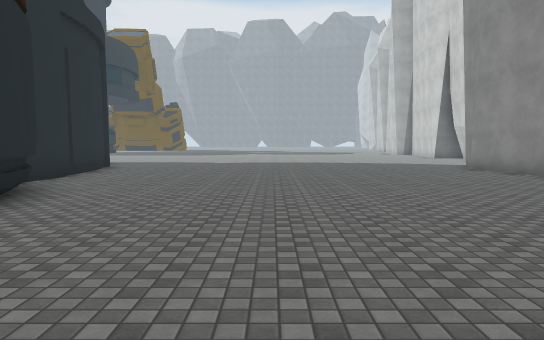
[1] (above)

24 first-person views from a walk through a 3-D level made in the Unity game engine. The camera is 1.5 m above the floor, tilts 4° down and sees 70° across. The floor is counted in squares, 2 m on a side. Each view is taken from the middle of a square. On the plan, view 1 faces up. The plan holds only what a view shows up to about 12 squares ahead; the rest is blank. The place goes on beyond the plan. The player is left out. Some surface patterns are stand-ins.

[2]
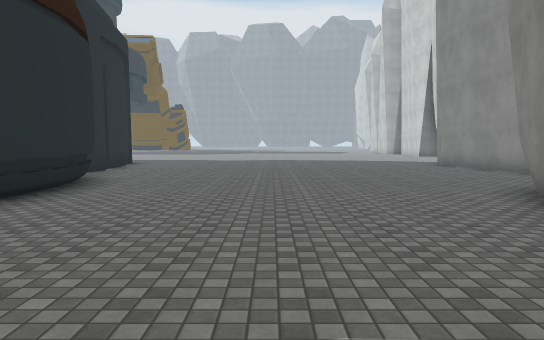

[3]
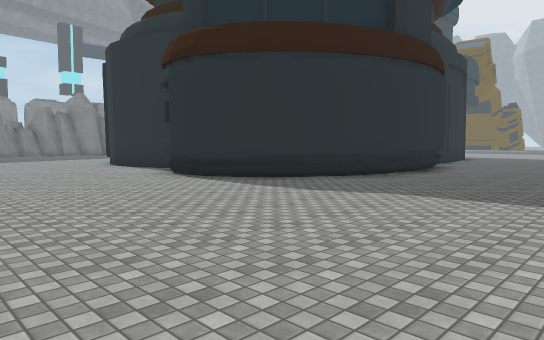

[4]
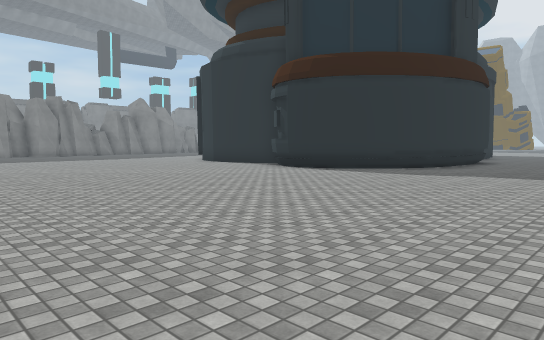

[5]
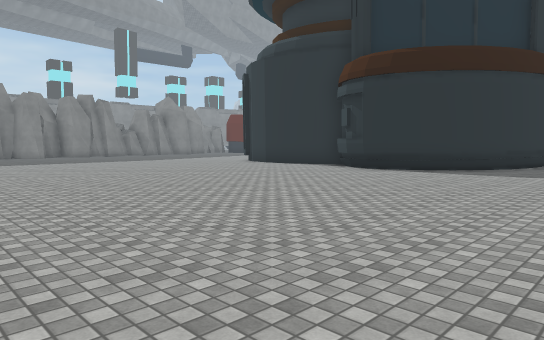

[6]
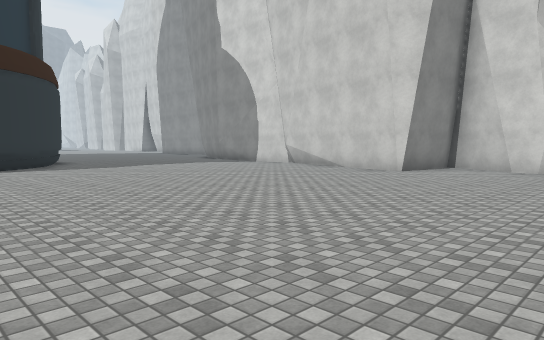

[7]
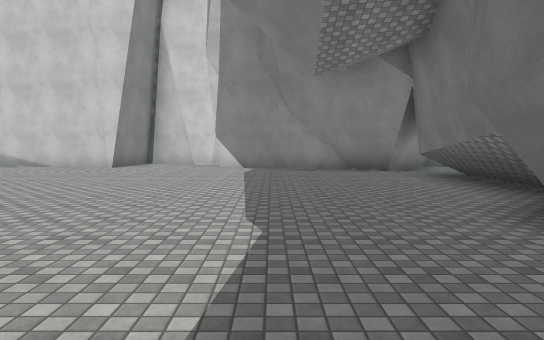

[8]
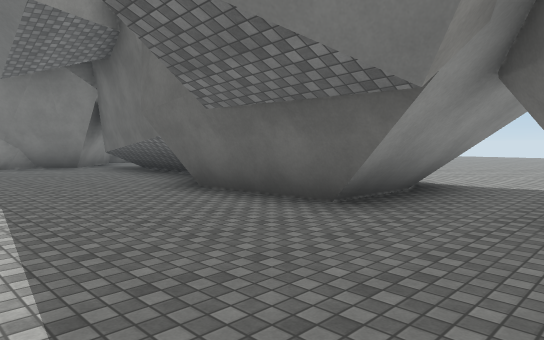

[9]
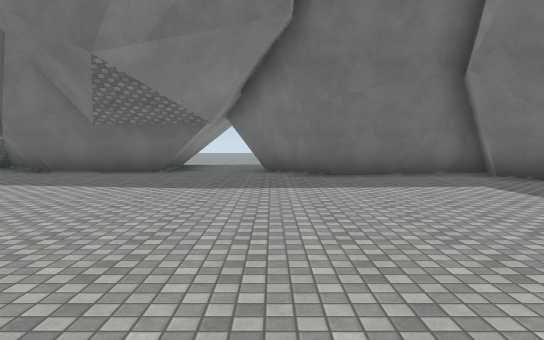

[10]
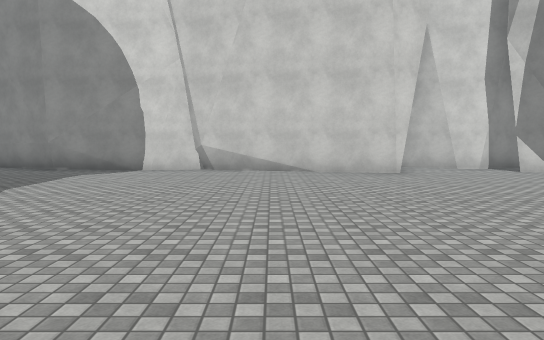

[11]
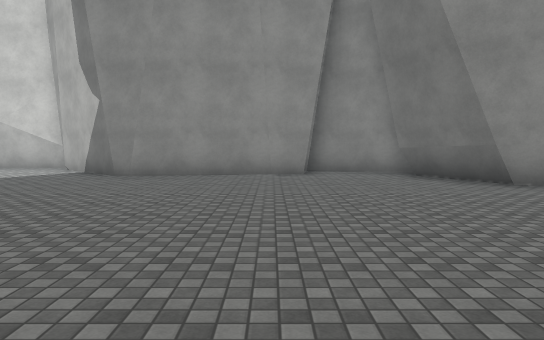

[12]
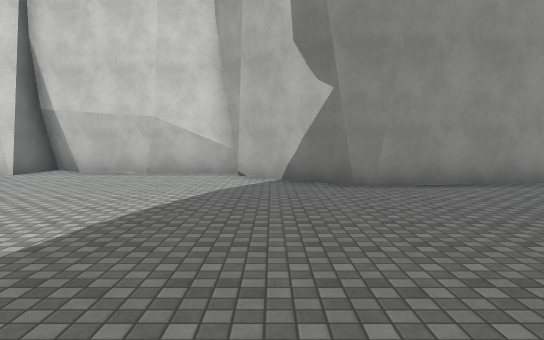

[13]
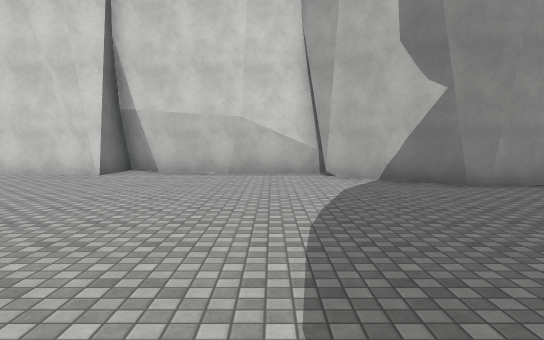

[14]
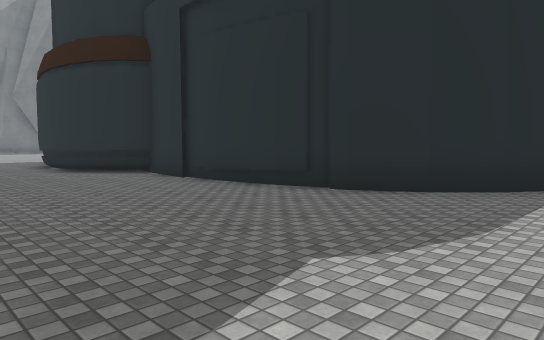

[15]
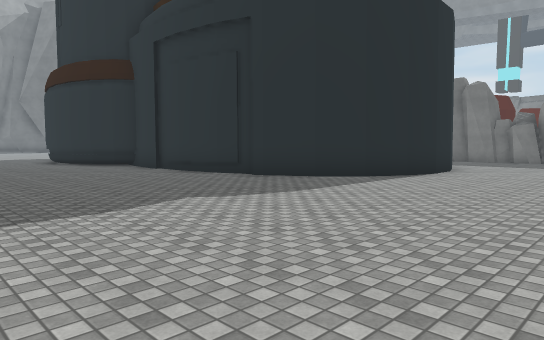

[16]
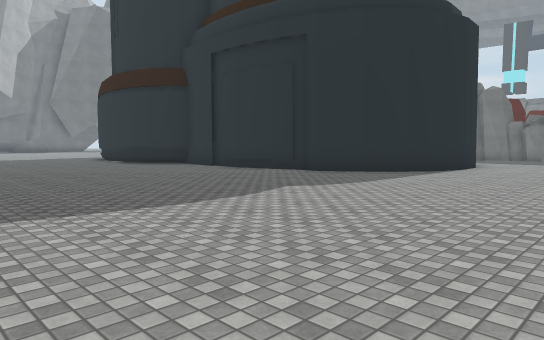

[17]
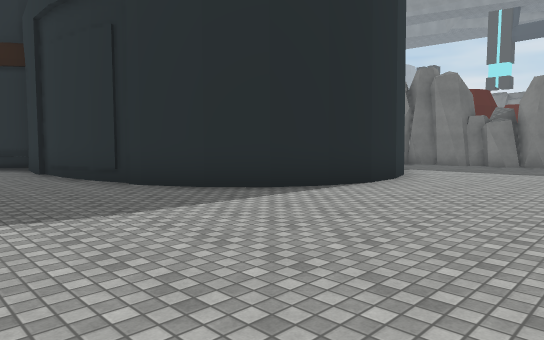

[18]
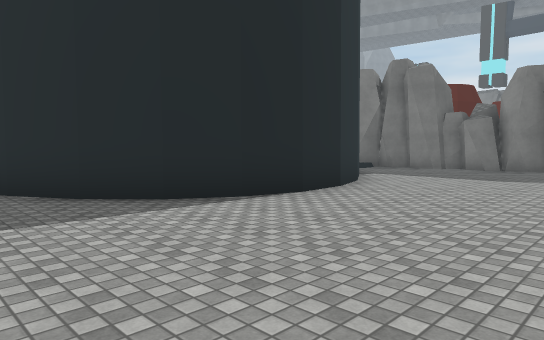

[19]
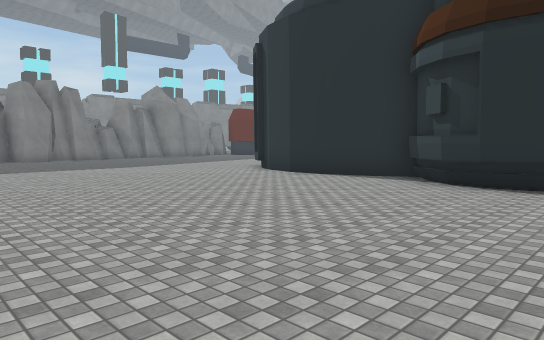

[20]
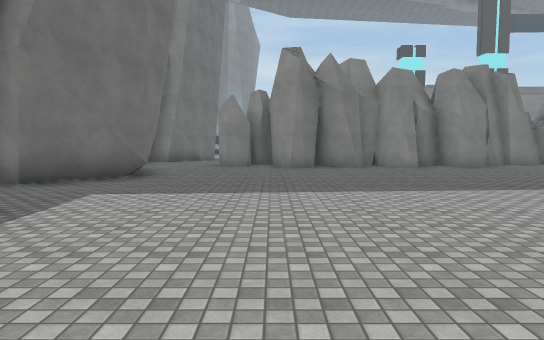

[21]
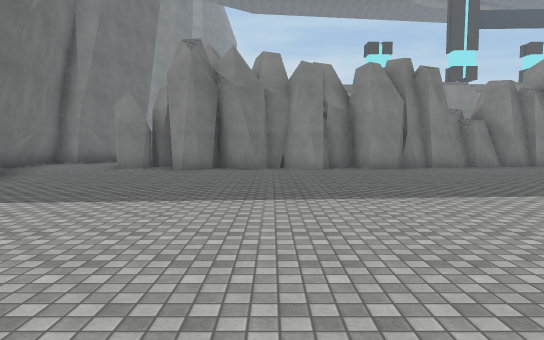

[22]
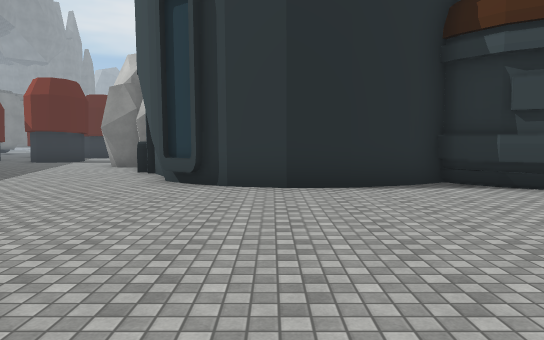

[23]
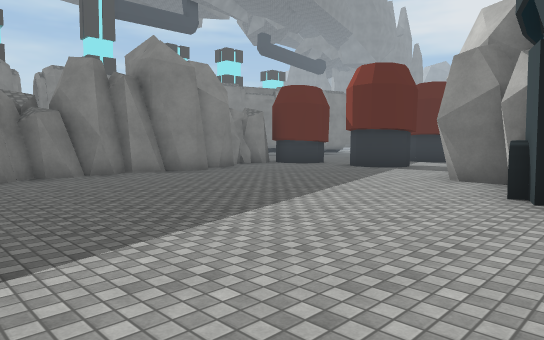

[24]
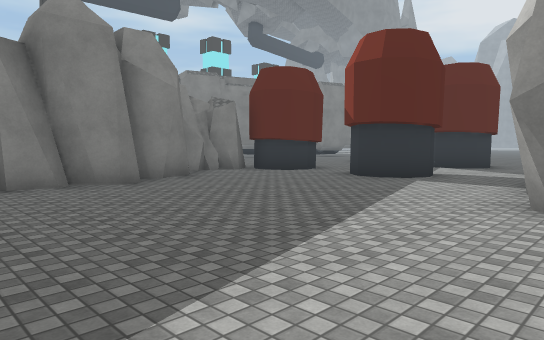

### Floor plan
Key: @ floor where view 1 was taken; # wall or solid block; . floor.
Columns run from 23 left of view 1 to 9 right of it. Each row starts with its distance up from view 1.
 19                 .... .... .....##
 18            .....................#
 17        #........................#
 16        #........................#
 15        #.....###................#
 14        ##..### ##..............##
 13    #.   #.      ##............##
 12   ##.   #        ##..........##
 11    ...            #..........#
 10    ...            #..........#
  9 #. #..            #..........#
  8 #.##..            #..........##
  7 ......            #...........#
  6 ......            ##..........#
  5 ......###          #.........##
  4 #.......#          #.......###
  3 #.......#          #.......#
  2 #........          #......##
  1 .........##       ##......#
  0 #.........#########....@..#
 -1 #..............###........#
 -2 #.........................#
 -3 #.........................#
 -4 ##........................#
 -5 #.........................#
 -6 ##.......................##
 -7 #........................#
 -8 ##.......................###
 -9 ##.........................#
-10 ##.........................#
-11 ##........................##
-12 .........................###
-13 ...###...................#
-14 . ## ##.................##
-15 ##    #####.............#
-16       ##  ##.#######...##

Where each view was taken, in squares from view 1:
view 1: 0 up, 0 right, facing up
view 2: 2 down, 0 right, facing up
view 3: 6 down, 1 right, facing up-left
view 4: 10 down, 1 right, facing up-left
view 5: 11 down, 1 left, facing up-left
view 6: 13 down, 8 left, facing up-right
view 7: 13 down, 10 left, facing right
view 8: 12 down, 12 left, facing down-right
view 9: 6 down, 12 left, facing down
view 10: 5 down, 8 left, facing right
view 11: 8 up, 3 left, facing right
view 12: 13 up, 1 left, facing right
view 13: 15 up, 1 left, facing right
view 14: 16 up, 0 right, facing down-left
view 15: 19 up, 1 right, facing down-left
view 16: 19 up, 3 right, facing down-left
view 17: 19 up, 2 left, facing down-left
view 18: 19 up, 4 left, facing down-left
view 19: 8 down, 5 left, facing up-left
view 20: 10 down, 10 left, facing left
view 21: 7 down, 11 left, facing left
view 22: 7 down, 12 left, facing up
view 23: 3 down, 14 left, facing up-left
view 24: 0 up, 16 left, facing up-left
